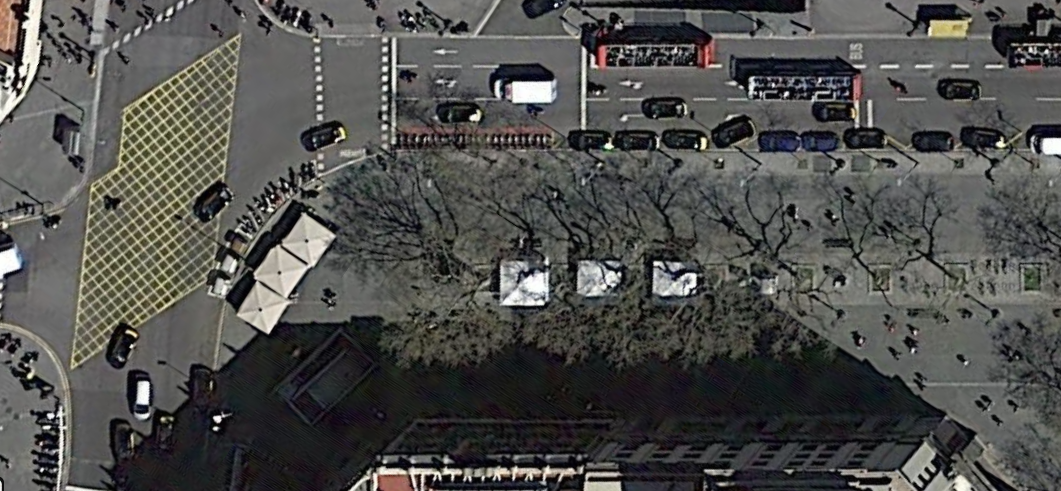
#> input picture mp-visualization/prototype-official-v1/demo_assets/project_thumbnails/placa-catalunya.png, 2122 x 982 px, found by its file name (shown at 1/2 size)
$ python generate_speed_population_v1.py
#> lines starting #> are read from the running program, lines starting #| are printed output that depends on the picture
### mp-visualization/behavior_maps/generate_bottleneck_map_test.py
"""
generate_bottleneck_map_test.py
-------------------------------
Visualization-ONLY repair pass for the Plaça Catalunya bottleneck map.

This script does NOT retrack, recalibrate, or modify any source data. It reads
the existing bottleneck cell CSV and the existing plan image, then produces a
single presentation-quality figure clipped exactly to the plan image extent.

What it fixes versus the raw pipeline heatmap (compute_bottlenecks.py):
  * The raw map auto-zooms to the union of image + data bounds. Trajectory
    artifacts that fall well below the plan (down to world-y ~ -94 m, while the
    plan only covers world-y ~ -29 .. +18 m) blow the frame out, leaving the
    plan tiny inside a huge empty coordinate box.
      -> Here the plan image extent is the AUTHORITATIVE visual frame. Cells
         outside that rectangle are masked out and the axis limits are locked
         to the plan corners. (Visual clipping only — calibration untouched.)
  * The raw map draws blocky 1 m square cells.
      -> Here the cell scores are rasterized and Gaussian-smoothed into a soft
         continuous field; weak values fade to transparent.
  * The raw map carries a technical title, axes, ticks, and a large colorbar.
      -> Here axes are removed, a small corner label is added, and only a
         minimal colorbar is kept.

The geometry (plan-pixel -> world homography, plan world extent) is computed the
SAME way compute_bottlenecks._render_top_view_bg does, so this overlay aligns
with the existing pipeline output without any recalibration.

Usage (defaults point at the discovered Plaça Catalunya data):
    python generate_bottleneck_map_test.py
"""

from pathlib import Path
import argparse
import json

import numpy as np
import pandas as pd
import cv2
import matplotlib
matplotlib.use("Agg")
import matplotlib.pyplot as plt
import matplotlib.colors as mcolors
from matplotlib.patheffects import withStroke
from scipy.ndimage import gaussian_filter


# ---------------------------------------------------------------------------
# Default paths (discovered Plaça Catalunya data — filtered_250m is the
# cleanest / most complete bottleneck product for this site)
# ---------------------------------------------------------------------------

SITE_ROOT   = Path(r"C:\Users\OWNER\Desktop\new_datasets\placa_catalunya_01")
DEF_CSV     = SITE_ROOT / "filtered_250m" / "bottlenecks" / "bottleneck_cells.csv"
DEF_PLAN    = SITE_ROOT / "plan" / "placa-catalunya.png"
DEF_CALIB   = SITE_ROOT / "calibration" / "calib.json"

OUT_DIR      = Path(__file__).resolve().parent / "outputs"
OUT_PNG      = OUT_DIR / "placa_catalunya_bottleneck_test.png"
OUT_REPORT   = OUT_DIR / "placa_catalunya_bottleneck_test_report.md"
OUT_PNG_V2   = OUT_DIR / "placa_catalunya_bottleneck_test_v2.png"
OUT_REPORT_V2 = OUT_DIR / "placa_catalunya_bottleneck_test_v2_report.md"
OUT_PNG_V3   = OUT_DIR / "placa_catalunya_bottleneck_test_v3.png"
OUT_CMP_V3   = OUT_DIR / "placa_catalunya_bottleneck_test_v3_comparison.png"
OUT_REPORT_V3 = OUT_DIR / "placa_catalunya_bottleneck_test_v3_report.md"
OUT_PNG_V2B  = OUT_DIR / "placa_catalunya_bottleneck_test_v2b.png"
OUT_CMP_V2B  = OUT_DIR / "placa_catalunya_bottleneck_test_v2b_comparison.png"
OUT_REPORT_V2B = OUT_DIR / "placa_catalunya_bottleneck_test_v2b_report.md"
OUT_PNG_V2C  = OUT_DIR / "placa_catalunya_bottleneck_test_v2c.png"
OUT_CMP_V2C  = OUT_DIR / "placa_catalunya_bottleneck_test_v2b_v2c_comparison.png"
OUT_REPORT_V2C = OUT_DIR / "placa_catalunya_bottleneck_test_v2c_report.md"
OUT_PNG_V2D  = OUT_DIR / "placa_catalunya_bottleneck_test_v2d.png"
OUT_CMP_V2D  = OUT_DIR / "placa_catalunya_bottleneck_test_v2b_v2d_comparison.png"
OUT_REPORT_V2D = OUT_DIR / "placa_catalunya_bottleneck_test_v2d_report.md"

# --- v2d config ------------------------------------------------------------
# Grow strong cells only; never shrink weak cells below the base. Clamp the
# largest square to a fraction of grid spacing so squares never overlap.
BASE_SCALE_V2D       = 0.70
GROWTH_AMOUNT_V2D    = 0.25   # scale range 0.70 -> 0.95
SIZE_EXPONENT_V2D    = 1.6
MAX_FRAC_SPACING_V2D = 0.85

# --- v2b config ------------------------------------------------------------
# Square edge scales linearly with normalized bottleneck score.
MIN_SQUARE_SCALE = 0.45
MAX_SQUARE_SCALE = 1.00
BG_OPACITY_V2B   = 0.55     # +0.10 vs v2's 0.45

# --- v2c config ------------------------------------------------------------
# More dramatic, nonlinear size scaling. Strongest cells may exceed base size;
# weakest become noticeably small. Same palette/background/clipping as v2b.
MIN_SQUARE_SCALE_V2C = 0.25
MAX_SQUARE_SCALE_V2C = 1.20
SIZE_EXPONENT_V2C    = 2.2   # Option B (score_norm ** 2.2)

# --- v3 config -------------------------------------------------------------
# Quantile threshold: hide the bottom THRESHOLD fraction of bottleneck scores
# so weak cells disappear and strong cells dominate. (0.30 => hide bottom 30%.)
THRESHOLD = 0.30


# ---------------------------------------------------------------------------
# Plan -> world geometry (identical method to compute_bottlenecks.py)
# ---------------------------------------------------------------------------

def warp_plan_to_world(plan_path: Path, calib_path: Path):
    """
    Warp the plan image into world space using the plan_points_px -> world_points
    homography. Returns (warped_rgb, (xmin, xmax, ymin, ymax)).

    The warped canvas is oriented exactly like the source plan image (row 0 =
    plan top edge = world ymin), so it can be drawn with
    extent=[xmin, xmax, ymax, ymin] and origin='upper'.
    """
    calib = json.loads(Path(calib_path).read_text(encoding="utf-8"))
    plan_pts  = np.array(calib.get("plan_points_px", []), dtype=np.float32)
    world_pts = np.array(calib.get("world_points",   []), dtype=np.float32)
    if len(plan_pts) < 4:
        raise ValueError("calib needs >= 4 plan_points_px / world_points pairs")

    H_pw, _ = cv2.findHomography(plan_pts, world_pts, cv2.RANSAC, 3.0)
    if H_pw is None:
        raise RuntimeError("Could not compute plan->world homography")

    img_bgr = cv2.imread(str(plan_path))
    if img_bgr is None:
        raise FileNotFoundError(f"Cannot read plan image: {plan_path}")
    h_img, w_img = img_bgr.shape[:2]

    corners = np.array([[0, 0], [w_img, 0], [w_img, h_img], [0, h_img]],
                       dtype=np.float32)
    cw = cv2.perspectiveTransform(corners.reshape(-1, 1, 2), H_pw).reshape(-1, 2)
    xmin, xmax = float(cw[:, 0].min()), float(cw[:, 0].max())
    ymin, ymax = float(cw[:, 1].min()), float(cw[:, 1].max())

    world_diag = float(np.hypot(xmax - xmin, ymax - ymin))
    img_diag   = float(np.hypot(w_img, h_img))
    res = min(img_diag / max(world_diag, 1e-6), 400.0)  # px per world metre

    out_w = max(int((xmax - xmin) * res), 2)
    out_h = max(int((ymax - ymin) * res), 2)

    T = np.array([[res, 0,   -xmin * res],
                  [0,   res, -ymin * res],
                  [0,   0,    1          ]], dtype=np.float64)
    H_total = T @ H_pw.astype(np.float64)
    warped_bgr = cv2.warpPerspective(
        img_bgr, H_total, (out_w, out_h),
        flags=cv2.INTER_LINEAR, borderMode=cv2.BORDER_CONSTANT,
        borderValue=(255, 255, 255),
    )
    warped_rgb = cv2.cvtColor(warped_bgr, cv2.COLOR_BGR2RGB)
    return warped_rgb, (xmin, xmax, ymin, ymax)


# ---------------------------------------------------------------------------
# Background styling — light architectural underlay
# ---------------------------------------------------------------------------

# [189 lines left out: functions to_architectural_underlay, rasterize_field, soft_warm_rgba, muted_warm_cmap, infer_cell_size, render_v2, not called in this run]


def warped_rgb_underlay(warped_rgb):
    """Architectural underlay for the warped plan (cached-free helper)."""
    return to_architectural_underlay(warped_rgb)


# ---------------------------------------------------------------------------
# v3 — borderless occupancy raster with opacity hierarchy
# ---------------------------------------------------------------------------

# [877 lines left out: functions desaturated_warm_cmap, render_v3, make_comparison, clean_yellow_red_cmap, render_v2b, main and 6 more, not called in this run]


# [2 lines that do not run on import are left out]

### mp-visualization/behavior_maps/speed_population/generate_speed_population_v1.py
"""
generate_speed_population_v1.py
-------------------------------
MOTION PIXELS — SPEED POPULATION map (Plaça Catalunya).

A NEW visual language, distinct from Flow Fields. Each moving dot is ONE tracked
pedestrian, plotted at their real world position and coloured by their real
instantaneous speed (red = slow, yellow = medium, green = fast). Pedestrians
enter, move, slow/accelerate and exit through a clean "arctic" architectural plan
with a subtle metric grid.

Key differences from Flow Fields:
  - individual pedestrians, not a collective field;
  - light / arctic cartographic aesthetic (no black, no glow, no strings, no
    trails, no heatmap);
  - speed colour scale instead of a density palette.

Real speed is preserved: dot positions are driven by the source video time axis
(`time_s`), the full tracked time range is compressed into the presentation
duration with a single uniform factor, so fast pedestrians visibly move faster
than slow ones. The footer timer shows source-video time, not animation time.

VISUALIZATION ONLY. A rendering of existing tracked pedestrian trajectories. No
retracking, recalibration, model inference, or source-data modification.

Usage:
    python generate_speed_population_v1.py
    python generate_speed_population_v1.py --preview     # faster, fewer frames
"""

from pathlib import Path
import argparse
import sys

import numpy as np
import pandas as pd
import cv2
import matplotlib
matplotlib.use("Agg")
import matplotlib.pyplot as plt
import matplotlib.font_manager as fm
from matplotlib.patches import Rectangle
from matplotlib.colors import LinearSegmentedColormap
from scipy.ndimage import gaussian_filter, gaussian_filter1d
from PIL import Image
import imageio.v2 as imageio

# Reuse the calibrated plan->world warp (no recalibration) and the dataset paths.
BEHAVIOR_DIR = Path(__file__).resolve().parents[1]
sys.path.insert(0, str(BEHAVIOR_DIR))
from generate_bottleneck_map_test import warp_plan_to_world
HERO_DIR = BEHAVIOR_DIR / "trace_dust_hero"
sys.path.insert(0, str(HERO_DIR))
import generate_trace_dust_hero_v3 as hero  # for DEF_TRAJ / DEF_PLAN / DEF_CALIB

DEF_TRAJ, DEF_PLAN, DEF_CALIB = hero.DEF_TRAJ, hero.DEF_PLAN, hero.DEF_CALIB

OUT_DIR = Path(__file__).resolve().parent / "outputs"
STEM = "placa_catalunya_speed_population_v1"
OUT_GIF      = OUT_DIR / f"{STEM}.gif"            # primary (= recommended variant)
OUT_MP4      = OUT_DIR / f"{STEM}.mp4"            # backup  (= recommended variant)
OUT_STILL    = OUT_DIR / f"{STEM}_still.png"
OUT_GIF_CONT = OUT_DIR / f"{STEM}_continuous.gif"
OUT_GIF_DISC = OUT_DIR / f"{STEM}_discrete.gif"
OUT_REPORT   = OUT_DIR / f"{STEM}_report.md"


# ---------------------------------------------------------------------------
# Tunables
# ---------------------------------------------------------------------------

MAP_W      = 1600                 # map width in px (height from world aspect)
FOOTER_H   = 150
ANIM_DUR   = 12.0                 # presentation seconds (within the 10-15 s brief)
FPS        = 20
GIF_WIDTH  = 660
GIF_COLORS = 48
GIF_FPS    = 12                   # GIF subsampled below MP4 fps to control size

# speed thresholds (m/s) — match the reference legend
SPEED_SLOW = 0.8                  # < SLOW         -> red
SPEED_FAST = 1.6                  # >= FAST        -> green   (between -> yellow)
SPEED_WIN_S = 0.4                 # +/- window (s) used to measure speed (denoise)
SPEED_CLIP  = 3.0                 # cap for continuous colour mapping

# dots
DOT_R      = 4.0                  # fill radius (px)
OUTLINE_W  = 1.2                  # outline thickness (px)
OUTLINE_A  = 0.55
OUTLINE_C  = np.array([0.18, 0.20, 0.24], np.float32)   # thin dark outline
FADE_FRAMES = 1.6                 # fade-in / fade-out length, in presentation frames

# speed palette
COL_SLOW = np.array([0xE5, 0x39, 0x35], np.float32) / 255.0
COL_MED  = np.array([0xFD, 0xD8, 0x35], np.float32) / 255.0
COL_FAST = np.array([0x43, 0xA0, 0x47], np.float32) / 255.0
SPEED_CMAP = LinearSegmentedColormap.from_list(
    "speed_ryg", [tuple(COL_SLOW), tuple(COL_MED), tuple(COL_FAST)])

# arctic background styling
BG_DESAT    = 0.88                # pull toward grayscale
BG_CONTRAST = 0.55               # <1 lowers contrast around mid grey
BG_BRIGHTEN = 0.58               # blend toward white
BG_GAMMA    = 0.78               # <1 lifts midtones/shadows (brighter trees)
BG_TINT     = np.array([0.95, 0.985, 1.06], np.float32)   # cool blue-grey
SHADOW_STR  = 0.08               # subtle drop-shadow strength
SHADOW_OFF  = 4                  # shadow offset (px)

# grid
GRID_MINOR_M = 5.0
GRID_MAJOR_M = 10.0
GRID_MINOR_A = 0.07
GRID_MAJOR_A = 0.15
GRID_COLOR   = np.array([1.0, 1.0, 1.0], np.float32)

PLACE_TEXT = "Plaça Catalunya"
MAP_TEXT   = "Speed Population"

# pick a clean sans (avoid Arial if a nicer one is present)
FONT = "DejaVu Sans"
for _c in ["Roboto", "Inter", "IBM Plex Sans", "Helvetica Neue", "Helvetica", "DejaVu Sans"]:
    try:
        fm.findfont(_c, fallback_to_default=False); FONT = _c; break
    except Exception:
        continue


def mmss(s):
    s = max(0, int(round(s)))
    return f"{s // 60:02d}:{s % 60:02d}"


# ---------------------------------------------------------------------------
# Arctic background + grid
# ---------------------------------------------------------------------------

def arctic_background(warped_rgb, W, H):
    """Desaturate, brighten, cool-tint and lower the contrast of the plan, add a
    very subtle drop shadow, and resize to the map canvas. Returns float [0,1]."""
    img = warped_rgb.astype(np.float32) / 255.0
    lum = 0.299 * img[..., 0] + 0.587 * img[..., 1] + 0.114 * img[..., 2]

    styled = (1 - BG_DESAT) * img + BG_DESAT * lum[..., None]
    styled = np.clip(styled, 0, 1) ** BG_GAMMA          # lift shadows (brighter)
    styled = 0.5 + (styled - 0.5) * BG_CONTRAST
    styled = (1 - BG_BRIGHTEN) * styled + BG_BRIGHTEN * 1.0
    styled = np.clip(styled * BG_TINT, 0, 1)

    # subtle drop shadow from the darker (built) features of the original plan
    dark = np.clip(0.55 - lum, 0, 1)
    dark = gaussian_filter(dark, 3.0)
    sh = np.zeros_like(dark)
    sh[SHADOW_OFF:, SHADOW_OFF:] = dark[:-SHADOW_OFF, :-SHADOW_OFF]
    sh = gaussian_filter(sh, 2.0)
    styled *= (1 - SHADOW_STR * sh[..., None])

    styled = np.clip(styled, 0, 1).astype(np.float32)
    return cv2.resize(styled, (W, H), interpolation=cv2.INTER_AREA)


def add_grid(canvas, extent, W, H):
    """Composite a subtle metric grid (5 m minor + 10 m major) over the canvas."""
    xmin, xmax, ymin, ymax = extent

    def line_mask(step):
        m = np.zeros((H, W), np.float32)
        x = np.ceil(xmin / step) * step
        while x <= xmax:
            px = int(round((x - xmin) / (xmax - xmin) * (W - 1)))
            cv2.line(m, (px, 0), (px, H - 1), 1.0, 1, cv2.LINE_AA)
            x += step
        y = np.ceil(ymin / step) * step
        while y <= ymax:
            py = int(round((y - ymin) / (ymax - ymin) * (H - 1)))
            cv2.line(m, (0, py), (W - 1, py), 1.0, 1, cv2.LINE_AA)
            y += step
        return m

    for step, alpha in ((GRID_MINOR_M, GRID_MINOR_A), (GRID_MAJOR_M, GRID_MAJOR_A)):
        a = line_mask(step)[..., None] * alpha
        canvas = canvas * (1 - a) + GRID_COLOR * a
    return np.clip(canvas, 0, 1).astype(np.float32)


# ---------------------------------------------------------------------------
# Tracks -> per-pedestrian position + real instantaneous speed
# ---------------------------------------------------------------------------

def load_tracks(extent):
    """Return list of (t, x, y, speed) per track plus dataset stats.

    Speed is measured from real world coordinates and the real `time_s` axis,
    over a +/- SPEED_WIN_S window (light denoising for known calibration jitter).
    Positions are kept exactly; only the *speed colour* is smoothed.
    """
    xmin, xmax, ymin, ymax = extent
    df = pd.read_csv(DEF_TRAJ, usecols=["frame", "time_s", "track_id",
                                        "world_x", "world_y"])
    n_total = len(df)
    n_tracks_all = int(df.track_id.nunique())
    t_total = float(df.time_s.max())

    tracks = []
    n_used = 0
    for _, g in df.sort_values(["track_id", "frame"]).groupby("track_id"):
        t = g.time_s.to_numpy(np.float64)
        x = g.world_x.to_numpy(np.float64)
        y = g.world_y.to_numpy(np.float64)
        # de-duplicate identical timestamps (keep strictly increasing time)
        keep = np.concatenate([[True], np.diff(t) > 1e-6])
        t, x, y = t[keep], x[keep], y[keep]
        if len(t) < 3:
            continue
        # keep tracks that touch the displayed plan window
        if not np.any((x >= xmin) & (x <= xmax) & (y >= ymin) & (y <= ymax)):
            continue

        # speed via a smoothed-position central difference over ~SPEED_WIN_S
        dt_med = np.median(np.diff(t))
        sig = max(1.0, (SPEED_WIN_S / max(dt_med, 1e-3)) / 3.0)
        xs = gaussian_filter1d(x, sig, mode="nearest")
        ys = gaussian_filter1d(y, sig, mode="nearest")
        vx = np.gradient(xs, t)
        vy = np.gradient(ys, t)
        spd = np.clip(np.hypot(vx, vy), 0, SPEED_CLIP)

        tracks.append((t, x, y, spd))
        n_used += 1

    return tracks, n_total, n_tracks_all, n_used, t_total


# [26 lines left out: function precompute_frames, not called in this run]


# ---------------------------------------------------------------------------
# Dot compositing (no glow; thin outline; soft fade)
# ---------------------------------------------------------------------------

def make_dot_masks(radius, outline_w):
    off = int(np.ceil(radius + outline_w + 1))
    s = 2 * off + 1
    yy, xx = np.mgrid[0:s, 0:s].astype(np.float32)
    d = np.hypot(xx - off, yy - off)
    fill = np.clip(radius + 0.5 - d, 0, 1)
    outer = np.clip(radius + outline_w + 0.5 - d, 0, 1)
    ring = np.clip(outer - fill, 0, 1)
    return fill.astype(np.float32), ring.astype(np.float32), off


FILL, RING, DOT_OFF = make_dot_masks(DOT_R, OUTLINE_W)
DOT_S = FILL.shape[0]


# [132 lines left out: functions composite_dot, speed_color, render_footer, render_variant, not called in this run]


# ---------------------------------------------------------------------------
# Main
# ---------------------------------------------------------------------------

def main():
    ap = argparse.ArgumentParser()
    ap.add_argument("--preview", action="store_true",
                    help="shorter / fewer frames for a quick look")
    args = ap.parse_args()
    OUT_DIR.mkdir(parents=True, exist_ok=True)

    dur = 6.0 if args.preview else ANIM_DUR
    F = int(round(dur * FPS))

    warped_rgb, extent = warp_plan_to_world(DEF_PLAN, DEF_CALIB)
#> (reads tracking-tests/calib.json from the repository)
#> in warp_plan_to_world, img_bgr is the input picture: shape (982, 2122, 3); mean B, G, R 76.9, 79.4, 79.4
    xmin, xmax, ymin, ymax = extent
    W = MAP_W - (MAP_W % 2)
    H = int(round(W * (ymax - ymin) / (xmax - xmin))); H -= H % 2

    print(f"[INFO] world extent X=[{xmin:.1f},{xmax:.1f}] Y=[{ymin:.1f},{ymax:.1f}] "
          f"| map {W}x{H} + footer {FOOTER_H} | font {FONT}")

    base = arctic_background(warped_rgb, W, H)
    base = add_grid(base, extent, W, H)

    tracks, n_total, n_tracks_all, n_used, t_total = load_tracks(extent)
    src_t, X, Y, S, A = precompute_frames(tracks, t_total, F)
    mean_conc = float((A > 0.01).sum(0).mean())
    print(f"[INFO] tracks used {n_used}/{n_tracks_all} | rows {n_total} | "
          f"src range 0–{t_total:.1f}s | mean dots/frame {mean_conc:.0f} | F {F}")

    # footers are identical between variants for a given frame -> render once
    footers = [render_footer(src_t[fi], t_total, W, FOOTER_H) for fi in range(F)]

    disc_gif_mb, disc_mp4_mb = render_variant(
        True, base, extent, src_t, X, Y, S, A, W, H,
        OUT_GIF_DISC, OUT_MP4, t_total, footers, save_still=True)
    cont_gif_mb, _ = render_variant(
        False, base, extent, src_t, X, Y, S, A, W, H,
        OUT_GIF_CONT, OUT_DIR / f"{STEM}_continuous.mp4", t_total, footers,
        save_still=False)

    # primary outputs = recommended (discrete) variant
    import shutil
    shutil.copyfile(OUT_GIF_DISC, OUT_GIF)

    print(f"[INFO] discrete GIF {disc_gif_mb:.1f} MB | continuous GIF "
          f"{cont_gif_mb:.1f} MB | MP4 {disc_mp4_mb:.1f} MB")
    write_report(n_total, n_tracks_all, n_used, t_total, F, (W, H), mean_conc,
                 disc_gif_mb, cont_gif_mb, disc_mp4_mb)


# [88 lines left out: function write_report, not called in this run]


if __name__ == "__main__":
    main()
#> in main, `warped_rgb, extent = warp_plan_to_world(DEF_PLAN, DEF_CALIB)`: extent = (-44.45, 118.2, -19.77, 55.48)
#> in main, `xmin, xmax, ymin, ymax = extent`: xmin = -44.45; xmax = 118.2; ymin = -19.77; ymax = 55.48
#> in main, `H = int(round(W * (ymax - ymin) / (xmax - xmin)))`: H = 740
#| [INFO] world extent X=[-44.5,118.2] Y=[-19.8,55.5] | map 1600x740 + footer 150 | font DejaVu Sans
#> in arctic_background, `lum = 0.299 * img[..., 0] + 0.587 * img[..., 1] + 0.114 * img[..., 2]`:
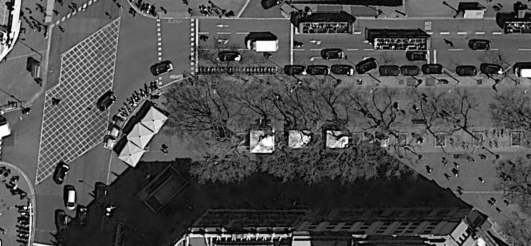
#> lum: shape (982, 2121) float32 (shown at 1/4 size); min 0, max 1, mean 0.31
#> in arctic_background, `styled = np.clip(styled, 0, 1) ** BG_GAMMA`:
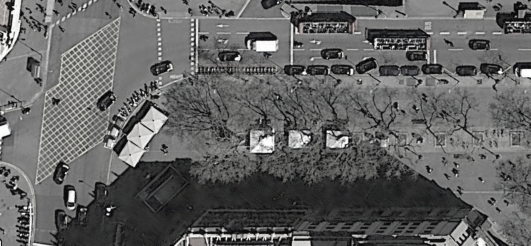
#> styled: shape (982, 2121, 3) float32 (shown at 1/4 size); mean R, G, B 0.388, 0.388, 0.387
#> in arctic_background, `styled = 0.5 + (styled - 0.5) * BG_CONTRAST`:
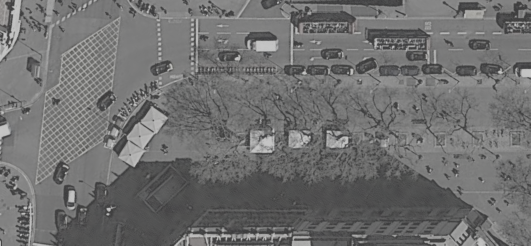
#> styled: shape (982, 2121, 3) float32 (shown at 1/4 size); mean R, G, B 0.438, 0.438, 0.437
#> in arctic_background, `styled = (1 - BG_BRIGHTEN) * styled + BG_BRIGHTEN * 1.0`:
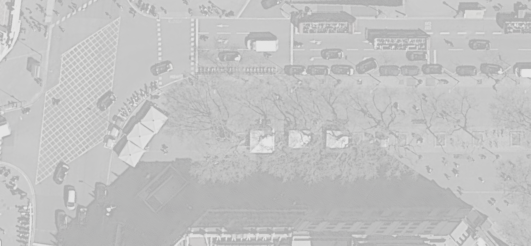
#> styled: shape (982, 2121, 3) float32 (shown at 1/4 size); mean R, G, B 0.768, 0.768, 0.768
#> in arctic_background, `dark = np.clip(0.55 - lum, 0, 1)`:
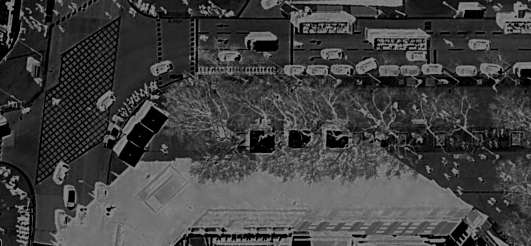
#> dark: shape (982, 2121) float32 (shown at 1/4 size); min 0, max 0.55, mean 0.252
#> in arctic_background, `sh[SHADOW_OFF:, SHADOW_OFF:] = dark[:-SHADOW_OFF, :-SHADOW_OFF]`:
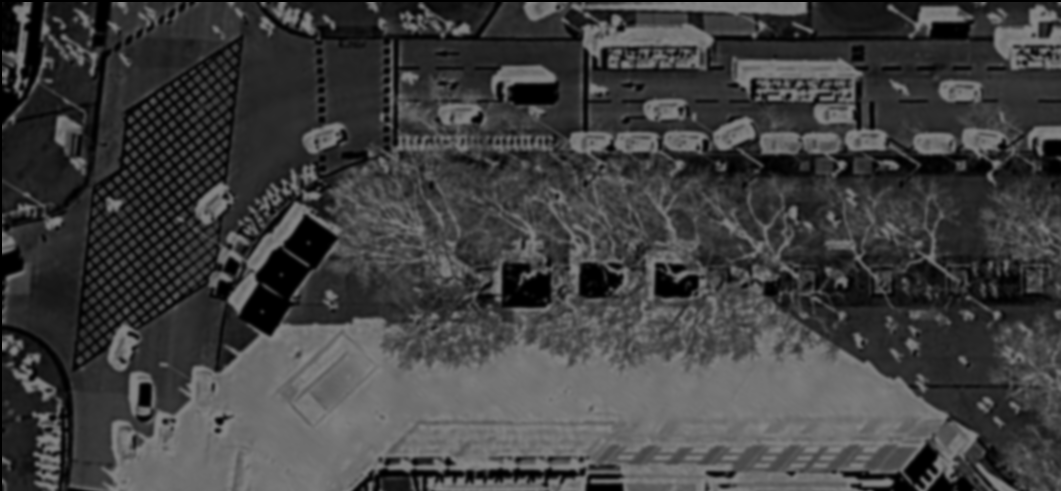
#> sh: shape (982, 2121) float32 (shown at 1/2 size); min 0, max 0.534, mean 0.251
#> in add_grid, `xmin, xmax, ymin, ymax = extent`: xmin = -44.45; xmax = 118.2; ymin = -19.77; ymax = 55.48
#> the loop in add_grid, `for step, alpha in ((GRID_MINOR_M, GRID_MINOR_A), (GRID_MAJOR_M, GRID_..` made 2 passes
#> in load_tracks, `xmin, xmax, ymin, ymax = extent`: xmin = -44.45; xmax = 118.2; ymin = -19.77; ymax = 55.48
#> (the run stopped early here; a loop or call above may not have finished)
